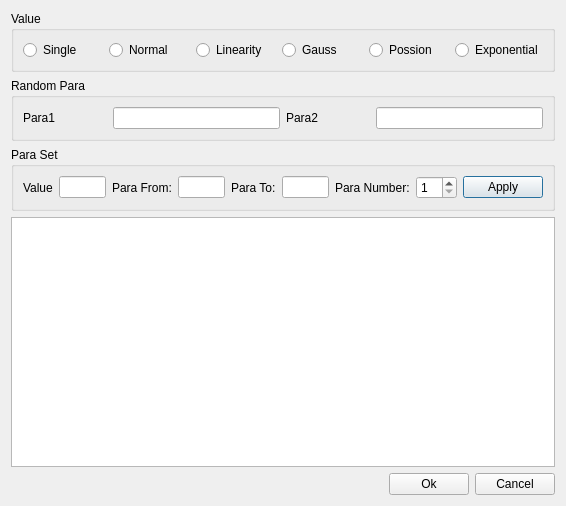
<?xml version="1.0" encoding="UTF-8"?>
<ui version="4.0">
 <class>Dialog</class>
 <widget class="QDialog" name="Dialog">
  <property name="geometry">
   <rect>
    <x>0</x>
    <y>0</y>
    <width>566</width>
    <height>506</height>
   </rect>
  </property>
  <property name="windowTitle">
   <string>Dialog</string>
  </property>
  <layout class="QVBoxLayout" name="verticalLayout">
   <item>
    <layout class="QHBoxLayout" name="horizontalLayout_5">
     <item>
      <widget class="QGroupBox" name="groupBox_Multi">
       <property name="title">
        <string>Value</string>
       </property>
       <layout class="QHBoxLayout" name="horizontalLayout">
        <item>
         <widget class="QRadioButton" name="radio_Fixed">
          <property name="text">
           <string>Single</string>
          </property>
         </widget>
        </item>
        <item>
         <widget class="QRadioButton" name="radio_Normal">
          <property name="text">
           <string>Normal</string>
          </property>
         </widget>
        </item>
        <item>
         <widget class="QRadioButton" name="radio_Linearity">
          <property name="text">
           <string>Linearity</string>
          </property>
         </widget>
        </item>
        <item>
         <widget class="QRadioButton" name="radio_Gauss">
          <property name="text">
           <string>Gauss</string>
          </property>
         </widget>
        </item>
        <item>
         <widget class="QRadioButton" name="radio_Possion">
          <property name="text">
           <string>Possion</string>
          </property>
         </widget>
        </item>
        <item>
         <widget class="QRadioButton" name="radio_Exponential">
          <property name="text">
           <string>Exponential</string>
          </property>
         </widget>
        </item>
       </layout>
      </widget>
     </item>
    </layout>
   </item>
   <item>
    <widget class="QGroupBox" name="group_randomPara">
     <property name="title">
      <string>Random Para</string>
     </property>
     <layout class="QHBoxLayout" name="horizontalLayout_4" stretch="1,2,1,2">
      <item>
       <widget class="QLabel" name="label_Para1">
        <property name="text">
         <string>Para1</string>
        </property>
       </widget>
      </item>
      <item>
       <widget class="QLineEdit" name="line_Para1"/>
      </item>
      <item>
       <widget class="QLabel" name="label_Para2">
        <property name="text">
         <string>Para2</string>
        </property>
       </widget>
      </item>
      <item>
       <widget class="QLineEdit" name="line_Para2"/>
      </item>
     </layout>
    </widget>
   </item>
   <item>
    <widget class="QGroupBox" name="groupBox_ParaSet">
     <property name="title">
      <string>Para Set</string>
     </property>
     <layout class="QHBoxLayout" name="horizontalLayout_2">
      <item>
       <spacer name="horizontalSpacer_2">
        <property name="orientation">
         <enum>Qt::Horizontal</enum>
        </property>
        <property name="sizeHint" stdset="0">
         <size>
          <width>40</width>
          <height>20</height>
         </size>
        </property>
       </spacer>
      </item>
      <item>
       <widget class="QLabel" name="label_Value">
        <property name="text">
         <string>Value</string>
        </property>
       </widget>
      </item>
      <item>
       <widget class="QLineEdit" name="line_Value"/>
      </item>
      <item>
       <widget class="QLabel" name="label_ParaFrom">
        <property name="text">
         <string>Para From:</string>
        </property>
       </widget>
      </item>
      <item>
       <widget class="QLineEdit" name="line_paraFrom"/>
      </item>
      <item>
       <widget class="QLabel" name="label_ParaTo">
        <property name="text">
         <string>Para To:</string>
        </property>
       </widget>
      </item>
      <item>
       <widget class="QLineEdit" name="line_paraTo"/>
      </item>
      <item>
       <widget class="QLabel" name="label_ParaNumber">
        <property name="text">
         <string>Para Number:</string>
        </property>
       </widget>
      </item>
      <item>
       <widget class="QSpinBox" name="spin_paraNum">
        <property name="minimum">
         <number>1</number>
        </property>
       </widget>
      </item>
      <item>
       <widget class="QPushButton" name="btn_Random">
        <property name="text">
         <string>Apply</string>
        </property>
       </widget>
      </item>
     </layout>
    </widget>
   </item>
   <item>
    <widget class="QListWidget" name="listWidget">
     <property name="alternatingRowColors">
      <bool>true</bool>
     </property>
    </widget>
   </item>
   <item>
    <layout class="QHBoxLayout" name="horizontalLayout_3">
     <item>
      <spacer name="horizontalSpacer">
       <property name="orientation">
        <enum>Qt::Horizontal</enum>
       </property>
       <property name="sizeHint" stdset="0">
        <size>
         <width>40</width>
         <height>20</height>
        </size>
       </property>
      </spacer>
     </item>
     <item>
      <widget class="QPushButton" name="out_OkButton">
       <property name="text">
        <string>Ok</string>
       </property>
      </widget>
     </item>
     <item>
      <widget class="QPushButton" name="out_CancelButton">
       <property name="text">
        <string>Cancel</string>
       </property>
      </widget>
     </item>
    </layout>
   </item>
  </layout>
 </widget>
 <resources/>
 <connections>
  <connection>
   <sender>out_OkButton</sender>
   <signal>clicked()</signal>
   <receiver>Dialog</receiver>
   <slot>accept()</slot>
   <hints>
    <hint type="sourcelabel">
     <x>555</x>
     <y>584</y>
    </hint>
    <hint type="destinationlabel">
     <x>341</x>
     <y>302</y>
    </hint>
   </hints>
  </connection>
  <connection>
   <sender>out_CancelButton</sender>
   <signal>clicked()</signal>
   <receiver>Dialog</receiver>
   <slot>close()</slot>
   <hints>
    <hint type="sourcelabel">
     <x>636</x>
     <y>584</y>
    </hint>
    <hint type="destinationlabel">
     <x>341</x>
     <y>302</y>
    </hint>
   </hints>
  </connection>
 </connections>
</ui>
